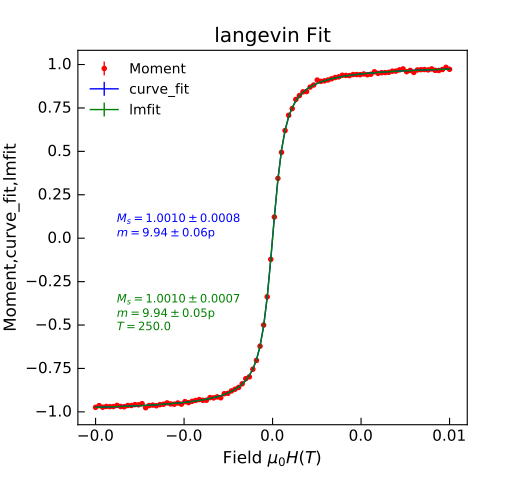

The Python source for this figure:
"""Test Weak-localisation fitting."""
from Stoner import Data
import Stoner.Fit as SF
from numpy import linspace, ones_like
from numpy.random import normal
from copy import copy

B = linspace(-0.01, 0.01, 100)
params = [1, 1.0e-11, 250]
G = SF.langevin(B, *params) + normal(size=len(B), scale=5e-3)
dG = ones_like(B) * 5e-3
d = Data(B, G, dG, setas="xye", column_headers=["Field $\\mu_0H (T)$", "Moment", "dM"])

func = lambda H, M_s, m: SF.langevin(H, M_s, m, 250)

d.curve_fit(func, p0=copy(params)[0:2], result=True, header="curve_fit")

d.setas = "xye"
fit = SF.Langevin()
p0 = fit.guess(G, x=B)
for p, v in zip(p0, params):
    p0[p].set(v)
    p0[p].max = v * 5
    p0[p].min = 0
    p0[p].vary = p != "T"

d.lmfit(fit, p0=p0, result=True, header="lmfit")


d.setas = "xyeyy"
d.plot(fmt=["r.", "b-", "g-"])

d.annotate_fit(func, x=0.1, y=0.5, fontdict={"size": "x-small", "color": "blue"}, mode="eng")
d.annotate_fit(
    SF.Langevin, x=0.1, y=0.25, fontdict={"size": "x-small", "color": "green"}, prefix="Langevin", mode="eng"
)
d.title = "langevin Fit"
